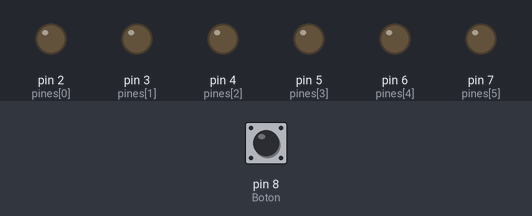
This sketch was run on a simulated Arduino Uno, built with avr-gcc and run on an emulated ATmega328P. Shown: output pins drawn as LEDs (lit = HIGH). Inputs (shaded band) come from the test bench; at power-on: pin 8 (Boton) LOW. Random numbers use the default seed unless the sketch sets one; what the sketch prints to the serial monitor is not drawn.

Above: at 1.2 s.
1.3 s: pin 8 (Boton) pulled HIGH for 1 s
At 1.7 s:
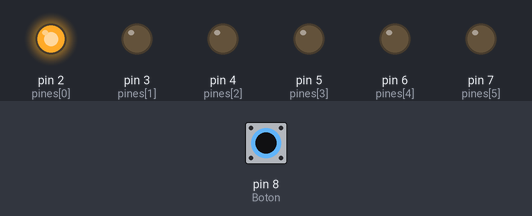
3.8 s: pin 8 (Boton) pulled HIGH for 0.15 s
At 4.2 s:
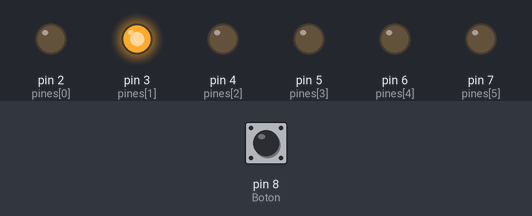
5.8 s: pin 8 (Boton) driven HIGH
At 7.6 s:
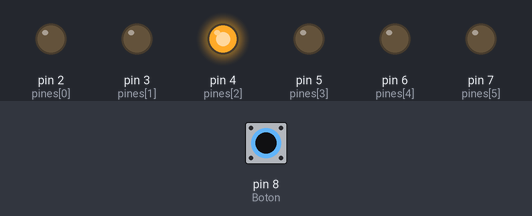
8.8 s: pin 8 (Boton) driven LOW
Timing chart, 0 to 11.3 s (numbered marks = the images above; inputs shaded):
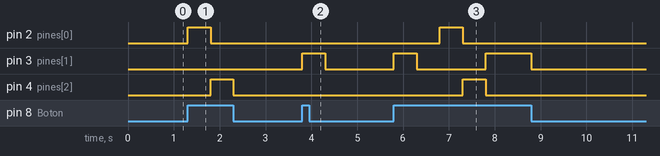

The sketch:

Matricez_Led.ino
```cpp
//zona de variables globales
int pines[] = {2, 3, 4, 5, 6, 7};  //declaro una matriz con los numeros de pines a usar
char* Respuestas[]={"Si", "No", "Quizas", "Nunca", "Siempre", "algunas veces"};
int contador = 0;                  //Una variable contador
int tiempo = 500;                  //Una variable guarda el tiempo de activacion de los pines
const int Boton=8;
int val;
int RN;
void setup(){
  Serial.begin(9600);
  pinMode(Boton,INPUT);
  for (contador=0; contador<6; contador++) {    //Uso un for para declarar todos los pines
    pinMode(pines[contador], OUTPUT); }
}
 void loop() {

val=digitalRead(Boton);
if  (val==HIGH){
RN = random(0,5);
Serial.println(Respuestas[RN]);
Serial.print(pines[RN]);
Serial.print(RN);

digitalWrite(RN,HIGH);
delay(tiempo);
digitalWrite(RN,LOW);
}
else { digitalWrite(1,LOW);


}
val=0;
}
```

Measured:
- after the input at 1.3 s, pin 2 (pines[0]): LOW → HIGH at once, → LOW 0.50 s later; pin 4 (pines[2]): LOW → HIGH after 0.50 s, → LOW 0.50 s later
- after the input at 3.8 s, pin 3 (pines[1]): LOW → HIGH at once, → LOW 0.50 s later
- after the input at 5.8 s, pin 2 (pines[0]): LOW → HIGH after 1.0 s, → LOW 0.50 s later; pin 3 (pines[1]): LOW → HIGH at once, → LOW 0.50 s later, → HIGH 1.5 s later; pin 4 (pines[2]): LOW → HIGH after 1.5 s, → LOW 0.50 s later
